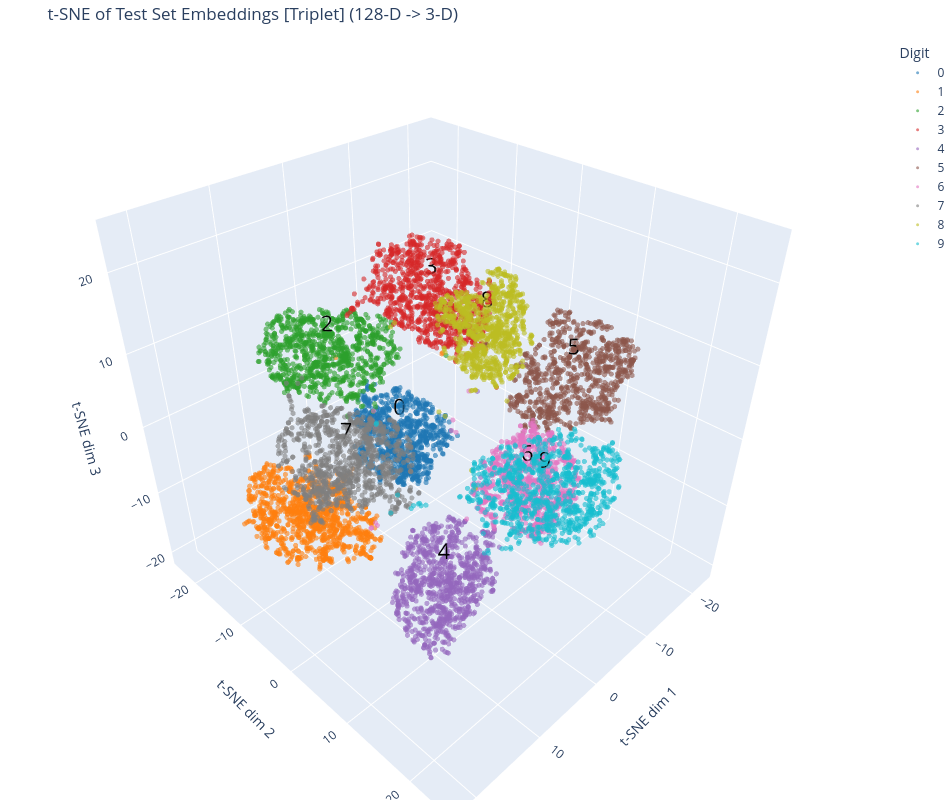

Here is the notebook cell this chart was saved with:
### Markdown cell above
## 6. Interactive 3D plot, colored + labeled by digit cluster

### Code cell
cmap = plt.get_cmap("tab10")
labels = embedding_store["labels"]

def rgb_string(rgba):
    r, g, b, _ = rgba
    return f"rgb({int(r * 255)},{int(g * 255)},{int(b * 255)})"

fig = go.Figure()

for digit in range(10):
    mask = labels == digit
    points = embeddings_3d[mask]
    color = rgb_string(cmap(digit))

    # Point cloud for this digit
    fig.add_trace(go.Scatter3d(
        x=points[:, 0], y=points[:, 1], z=points[:, 2],
        mode="markers",
        marker=dict(size=3, color=color, opacity=0.6),
        name=str(digit),
        hovertemplate=f"digit {digit}<extra></extra>",
    ))

    # Bold cluster label floating at the centroid
    centroid = points.mean(axis=0)
    fig.add_trace(go.Scatter3d(
        x=[centroid[0]], y=[centroid[1]], z=[centroid[2]],
        mode="text",
        text=[str(digit)],
        textfont=dict(size=22, color="black"),
        showlegend=False,
        hoverinfo="skip",
    ))

fig.update_layout(
    title="t-SNE of Test Set Embeddings [Triplet] (128-D -> 3-D)",
    scene=dict(
        xaxis_title="t-SNE dim 1",
        yaxis_title="t-SNE dim 2",
        zaxis_title="t-SNE dim 3",
    ),
    legend_title="Digit",
    width=950,
    height=800,
    margin=dict(l=0, r=0, b=0, t=40),
)

fig.show()

### Figure 1 — Plotly figure (JSON) as saved in the notebook; plotly's stock layout.template omitted (floating-point values rounded to 4 significant figures; data arrays with more than 128 entries replaced by an {"elided": "..."} marker saying what was removed)
{"data": [{"hovertemplate": "digit 0<extra></extra>", "marker": {"color": "rgb(31,119,180)", "opacity": 0.6, "size": 3}, "mode": "markers", "name": "0", "type": "scatter3d", "x": {"elided": "980 float values"}, "y": {"elided": "980 float values"}, "z": {"elided": "980 float values"}}, {"hoverinfo": "skip", "mode": "text", "showlegend": false, "text": ["0"], "textfont": {"color": "black", "size": 22}, "type": "scatter3d", "x": [-5.078], "y": [-11.9], "z": [-9.398]}, {"hovertemplate": "digit 1<extra></extra>", "marker": {"color": "rgb(255,127,14)", "opacity": 0.6, "size": 3}, "mode": "markers", "name": "1", "type": "scatter3d", "x": {"elided": "1135 float values"}, "y": {"elided": "1135 float values"}, "z": {"elided": "1135 float values"}}, {"hoverinfo": "skip", "mode": "text", "showlegend": false, "text": ["1"], "textfont": {"color": "black", "size": 22}, "type": "scatter3d", "x": [12.74], "y": [-8.291], "z": [-9.998]}, {"hovertemplate": "digit 2<extra></extra>", "marker": {"color": "rgb(44,160,44)", "opacity": 0.6, "size": 3}, "mode": "markers", "name": "2", "type": "scatter3d", "x": {"elided": "1032 float values"}, "y": {"elided": "1032 float values"}, "z": {"elided": "1032 float values"}}, {"hoverinfo": "skip", "mode": "text", "showlegend": false, "text": ["2"], "textfont": {"color": "black", "size": 22}, "type": "scatter3d", "x": [3.336], "y": [-15.09], "z": [5.766]}, {"hovertemplate": "digit 3<extra></extra>", "marker": {"color": "rgb(214,39,40)", "opacity": 0.6, "size": 3}, "mode": "markers", "name": "3", "type": "scatter3d", "x": {"elided": "1010 float values"}, "y": {"elided": "1010 float values"}, "z": {"elided": "1010 float values"}}, {"hoverinfo": "skip", "mode": "text", "showlegend": false, "text": ["3"], "textfont": {"color": "black", "size": 22}, "type": "scatter3d", "x": [0.6058], "y": [0.1392], "z": [18.11]}, {"hovertemplate": "digit 4<extra></extra>", "marker": {"color": "rgb(148,103,189)", "opacity": 0.6, "size": 3}, "mode": "markers", "name": "4", "type": "scatter3d", "x": {"elided": "982 float values"}, "y": {"elided": "982 float values"}, "z": {"elided": "982 float values"}}, {"hoverinfo": "skip", "mode": "text", "showlegend": false, "text": ["4"], "textfont": {"color": "black", "size": 22}, "type": "scatter3d", "x": [7.193], "y": [8.652], "z": [-12.87]}, {"hovertemplate": "digit 5<extra></extra>", "marker": {"color": "rgb(140,86,75)", "opacity": 0.6, "size": 3}, "mode": "markers", "name": "5", "type": "scatter3d", "x": {"elided": "892 float values"}, "y": {"elided": "892 float values"}, "z": {"elided": "892 float values"}}, {"hoverinfo": "skip", "mode": "text", "showlegend": false, "text": ["5"], "textfont": {"color": "black", "size": 22}, "type": "scatter3d", "x": [-12.93], "y": [9.623], "z": [6.289]}, {"hovertemplate": "digit 6<extra></extra>", "marker": {"color": "rgb(227,119,194)", "opacity": 0.6, "size": 3}, "mode": "markers", "name": "6", "type": "scatter3d", "x": {"elided": "958 float values"}, "y": {"elided": "958 float values"}, "z": {"elided": "958 float values"}}, {"hoverinfo": "skip", "mode": "text", "showlegend": false, "text": ["6"], "textfont": {"color": "black", "size": 22}, "type": "scatter3d", "x": [-11.71], "y": [4.949], "z": [-11.45]}, {"hovertemplate": "digit 7<extra></extra>", "marker": {"color": "rgb(127,127,127)", "opacity": 0.6, "size": 3}, "mode": "markers", "name": "7", "type": "scatter3d", "x": {"elided": "1028 float values"}, "y": {"elided": "1028 float values"}, "z": {"elided": "1028 float values"}}, {"hoverinfo": "skip", "mode": "text", "showlegend": false, "text": ["7"], "textfont": {"color": "black", "size": 22}, "type": "scatter3d", "x": [15.36], "y": [2.721], "z": [5.835]}, {"hovertemplate": "digit 8<extra></extra>", "marker": {"color": "rgb(188,189,34)", "opacity": 0.6, "size": 3}, "mode": "markers", "name": "8", "type": "scatter3d", "x": {"elided": "974 float values"}, "y": {"elided": "974 float values"}, "z": {"elided": "974 float values"}}, {"hoverinfo": "skip", "mode": "text", "showlegend": false, "text": ["8"], "textfont": {"color": "black", "size": 22}, "type": "scatter3d", "x": [-15.74], "y": [-6.454], "z": [4.866]}, {"hovertemplate": "digit 9<extra></extra>", "marker": {"color": "rgb(23,190,207)", "opacity": 0.6, "size": 3}, "mode": "markers", "name": "9", "type": "scatter3d", "x": {"elided": "1009 float values"}, "y": {"elided": "1009 float values"}, "z": {"elided": "1009 float values"}}, {"hoverinfo": "skip", "mode": "text", "showlegend": false, "text": ["9"], "textfont": {"color": "black", "size": 22}, "type": "scatter3d", "x": [1.23], "y": [17.4], "z": [2.299]}], "layout": {"height": 800, "legend": {"title": {"text": "Digit"}}, "margin": {"b": 0, "l": 0, "r": 0, "t": 40}, "scene": {"xaxis": {"title": {"text": "t-SNE dim 1"}}, "yaxis": {"title": {"text": "t-SNE dim 2"}}, "zaxis": {"title": {"text": "t-SNE dim 3"}}}, "title": {"text": "t-SNE of Test Set Embeddings [Triplet] (128-D -> 3-D)"}, "width": 950}}
